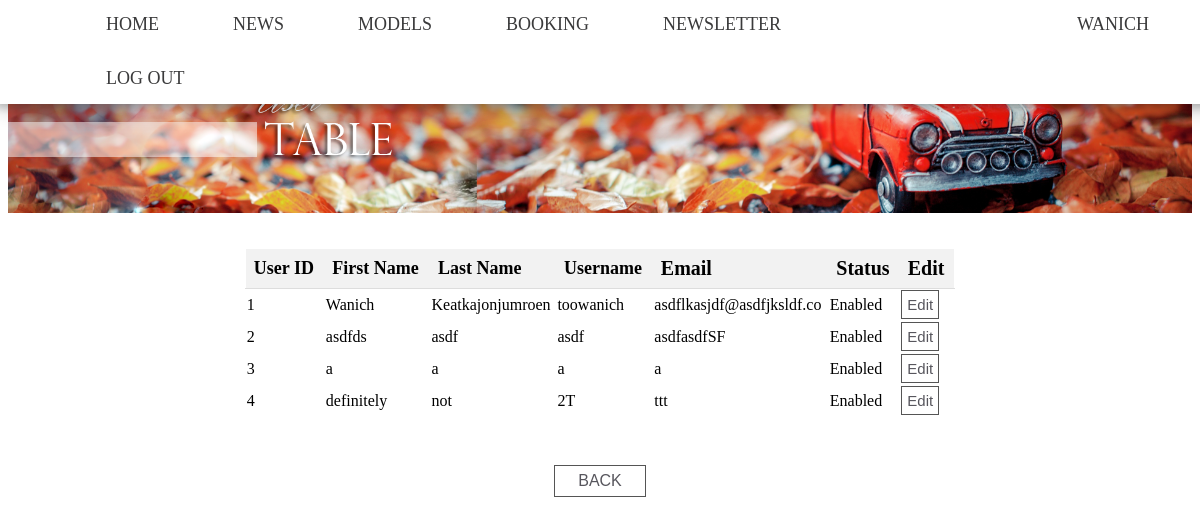
The page /user-table.php (signed in) on the database its author committed.
### tables this page shows
CREATE TABLE `customer` (
  `customerID` int(11) NOT NULL,
  `fName` varchar(30) NOT NULL,
  `lName` varchar(30) NOT NULL,
  `username` varchar(30) NOT NULL,
  `email` varchar(50) NOT NULL,
  `joinDate` datetime NOT NULL,
  `password` varchar(20) NOT NULL,
  `disabled` tinyint(1) NOT NULL
);

### user-table.php (the view, shortened to what this page needs)
<html>
<head>
  <link rel="stylesheet" href="main.css"/>
  <header>
<?php
require_once('menu.php');
?>
    <center>
      <img style="margin-top: 2%;" src="usetable.png">
</head>
<body>
<center>
  <table class="usertable" style="border-collapse: collapse; width: 60%;">
    <tr style = "background-color:#f2f2f2;" >
      <th style="padding: 8px; text-align: left; border-bottom: 1px solid #ddd; font-size: 18px;">User ID</th>
      <th style="padding: 8px; text-align: left; border-bottom: 1px solid #ddd; font-size: 18px;">First Name</th>
      <th style="padding: 8px; text-align: left; border-bottom: 1px solid #ddd; font-size: 18px;">Last Name</th>
      <th style="padding: 8px; text-align: left; border-bottom: 1px solid #ddd; font-size: 18px;">Username</th>
      <th style="padding: 8px; text-align: left; border-bottom: 1px solid #ddd; font-size: 20px;">Email</th>
      <th style="padding: 8px; text-align: left; border-bottom: 1px solid #ddd; font-size: 20px;">Status</th>
      <th style="padding: 8px; text-align: left; border-bottom: 1px solid #ddd; font-size: 20px;">Edit</th>
    </tr>
      <?php
      $q = "select * from customer";
      $result = $mysqli->query($q);
      if ($result) {
          while($row = $result->fetch_array()){
            echo "<tr>";
            echo "<td>".$row['customerID'] ."</td>";
            echo "<td>".$row['fName'] ."</td>";
            echo "<td>".$row['lName'] ."</td>";
            echo "<td>".$row['username'] ."</td>";
            echo "<td>".$row['email'] ."</td>";
            echo "<td>";
            if($row['disabled'] == 0){
              echo "Enabled";
            }else{
              echo "Disabled";
            }
            echo "</td>";
            echo "<td><a href = 'editUser.php?user=".$row['customerID']."'><button class = 'button' style= 'font-size:15; padding:5;'> Edit </button></a></td>";
            echo "</tr>";
          }
      }else{
        echo "Something went wrong";
      }
      ?>
  </table>
<br>
<br>
      <a href="admin.php"><button class="button" style= "padding: .5% 2% .5% 2%;">BACK</button></a>
</center>
</body>
</html>

### main.css (style rules this page uses)
body { font-weight: 300; }
header { background: White; }
header::after { content: ''; display: table; clear: both; }
img { display: block; margin: auto; max-width: 100%; height: auto; }
.button { background-color: white; color: #57565d; border: 1px solid #555555; padding: 1% 2%; font-size: 16px; }
table, tr, td { border: 1px solid white; margin-bottom: 1%; }

### rows shown on the page
customer: customerID "1", fName "Wanich", lName "Keatkajonjumroen", username "toowanich", email "asdflkasjdf@asdfjksldf.co", disabled "Enabled"
customer: customerID "2", fName "asdfds", lName "asdf", username "asdf", email "asdfasdfSF", disabled "Enabled"
customer: customerID "3", fName "a", lName "a", username "a", email "a", disabled "Enabled"
customer: customerID "4", fName "definitely", lName "not", username "2T", email "ttt", disabled "Enabled"

### other values the page prints
$_SESSION["user"] "WANICH"
